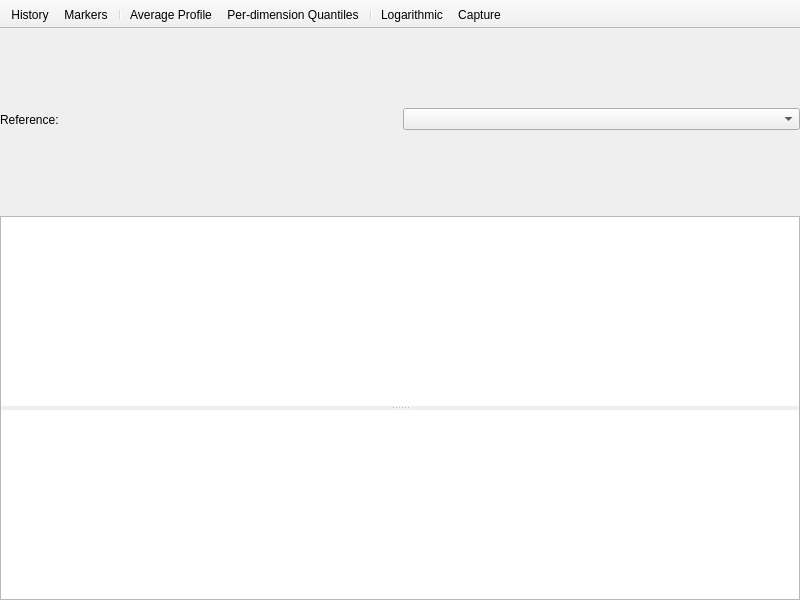
<?xml version="1.0" encoding="UTF-8"?>
<ui version="4.0">
 <class>BnmsTab</class>
 <widget class="QMainWindow" name="BnmsTab">
  <property name="geometry">
   <rect>
    <x>0</x>
    <y>0</y>
    <width>800</width>
    <height>600</height>
   </rect>
  </property>
  <property name="windowTitle">
   <string>MainWindow</string>
  </property>
  <widget class="QWidget" name="centralwidget">
   <layout class="QVBoxLayout" name="verticalLayout">
    <property name="leftMargin">
     <number>0</number>
    </property>
    <property name="topMargin">
     <number>0</number>
    </property>
    <property name="rightMargin">
     <number>0</number>
    </property>
    <property name="bottomMargin">
     <number>0</number>
    </property>
    <item>
     <widget class="QWidget" name="proteinBox" native="true">
      <layout class="QHBoxLayout" name="horizontalLayout">
       <property name="leftMargin">
        <number>0</number>
       </property>
       <property name="topMargin">
        <number>0</number>
       </property>
       <property name="rightMargin">
        <number>0</number>
       </property>
       <property name="bottomMargin">
        <number>0</number>
       </property>
       <item>
        <widget class="QLabel" name="protLabel">
         <property name="text">
          <string>Reference:</string>
         </property>
        </widget>
       </item>
       <item>
        <widget class="QComboBox" name="referenceSelect">
         <property name="maxVisibleItems">
          <number>20</number>
         </property>
         <property name="sizeAdjustPolicy">
          <enum>QComboBox::AdjustToContents</enum>
         </property>
        </widget>
       </item>
      </layout>
     </widget>
    </item>
    <item>
     <widget class="QSplitter" name="splitter">
      <property name="frameShape">
       <enum>QFrame::StyledPanel</enum>
      </property>
      <property name="frameShadow">
       <enum>QFrame::Sunken</enum>
      </property>
      <property name="orientation">
       <enum>Qt::Vertical</enum>
      </property>
      <widget class="QtCharts::QChartView" name="referenceView">
       <property name="frameShape">
        <enum>QFrame::NoFrame</enum>
       </property>
       <property name="frameShadow">
        <enum>QFrame::Plain</enum>
       </property>
       <property name="renderHints">
        <set>QPainter::Antialiasing|QPainter::TextAntialiasing</set>
       </property>
      </widget>
      <widget class="QtCharts::QChartView" name="view">
       <property name="maximumSize">
        <size>
         <width>16777177</width>
         <height>16777215</height>
        </size>
       </property>
       <property name="frameShape">
        <enum>QFrame::NoFrame</enum>
       </property>
       <property name="frameShadow">
        <enum>QFrame::Plain</enum>
       </property>
       <property name="renderHints">
        <set>QPainter::Antialiasing|QPainter::TextAntialiasing</set>
       </property>
      </widget>
     </widget>
    </item>
   </layout>
  </widget>
  <widget class="QToolBar" name="toolBar">
   <property name="contextMenuPolicy">
    <enum>Qt::PreventContextMenu</enum>
   </property>
   <property name="windowTitle">
    <string>Distance Matrix Tools</string>
   </property>
   <property name="movable">
    <bool>false</bool>
   </property>
   <property name="floatable">
    <bool>false</bool>
   </property>
   <attribute name="toolBarArea">
    <enum>TopToolBarArea</enum>
   </attribute>
   <attribute name="toolBarBreak">
    <bool>false</bool>
   </attribute>
   <addaction name="actionHistoryMenu"/>
   <addaction name="actionMarkerMenu"/>
   <addaction name="separator"/>
   <addaction name="actionShowAverage"/>
   <addaction name="actionShowQuantiles"/>
   <addaction name="separator"/>
   <addaction name="actionLogarithmic"/>
   <addaction name="actionSavePlot"/>
  </widget>
  <action name="actionSavePlot">
   <property name="icon">
    <iconset theme="camera-photo">
     <normaloff>.</normaloff>.</iconset>
   </property>
   <property name="text">
    <string>Capture</string>
   </property>
   <property name="toolTip">
    <string>Save the plot to SVG or PNG file</string>
   </property>
   <property name="shortcut">
    <string>Print</string>
   </property>
  </action>
  <action name="actionShowAverage">
   <property name="checkable">
    <bool>true</bool>
   </property>
   <property name="icon">
    <iconset resource="../resources/icons-custom/index.qrc">
     <normaloff>:/icons/show-average.svg</normaloff>:/icons/show-average.svg</iconset>
   </property>
   <property name="text">
    <string>Average Profile</string>
   </property>
   <property name="toolTip">
    <string>Show average profile</string>
   </property>
   <property name="shortcut">
    <string>A</string>
   </property>
  </action>
  <action name="actionShowIndividual">
   <property name="checkable">
    <bool>true</bool>
   </property>
   <property name="icon">
    <iconset resource="../resources/icons-custom/index.qrc">
     <normaloff>:/icons/show-individual.svg</normaloff>:/icons/show-individual.svg</iconset>
   </property>
   <property name="text">
    <string>Individual Profiles</string>
   </property>
   <property name="toolTip">
    <string>Show individual profiles</string>
   </property>
   <property name="shortcut">
    <string>I</string>
   </property>
  </action>
  <action name="actionLogarithmic">
   <property name="checkable">
    <bool>true</bool>
   </property>
   <property name="icon">
    <iconset resource="../resources/icons-custom/index.qrc">
     <normaloff>:/icons/logspace-off.svg</normaloff>
     <normalon>:/icons/logspace-on.svg</normalon>:/icons/logspace-off.svg</iconset>
   </property>
   <property name="text">
    <string>Logarithmic</string>
   </property>
   <property name="toolTip">
    <string>Plot data on a log10 axis</string>
   </property>
   <property name="shortcut">
    <string>Shift+L</string>
   </property>
  </action>
  <action name="actionShowQuantiles">
   <property name="checkable">
    <bool>true</bool>
   </property>
   <property name="icon">
    <iconset resource="../resources/icons-custom/index.qrc">
     <normaloff>:/icons/show-quantiles.svg</normaloff>:/icons/show-quantiles.svg</iconset>
   </property>
   <property name="text">
    <string>Per-dimension Quantiles</string>
   </property>
   <property name="toolTip">
    <string>Show per-dimension quantiles</string>
   </property>
   <property name="shortcut">
    <string>Q</string>
   </property>
  </action>
  <action name="actionMarkerMenu">
   <property name="icon">
    <iconset theme="draw-star"/>
   </property>
   <property name="text">
    <string>Markers</string>
   </property>
   <property name="toolTip">
    <string>Quick selection of markers</string>
   </property>
  </action>
  <action name="actionHistoryMenu">
   <property name="icon">
    <iconset theme="edit-undo-history">
     <normaloff>.</normaloff>.</iconset>
   </property>
   <property name="text">
    <string>History</string>
   </property>
   <property name="toolTip">
    <string>Latest reference profiles</string>
   </property>
  </action>
 </widget>
 <customwidgets>
  <customwidget>
   <class>QtCharts::QChartView</class>
   <extends>QGraphicsView</extends>
   <header location="global">QChartView</header>
  </customwidget>
 </customwidgets>
 <resources>
  <include location="../resources/icons-custom/index.qrc"/>
 </resources>
 <connections/>
</ui>
